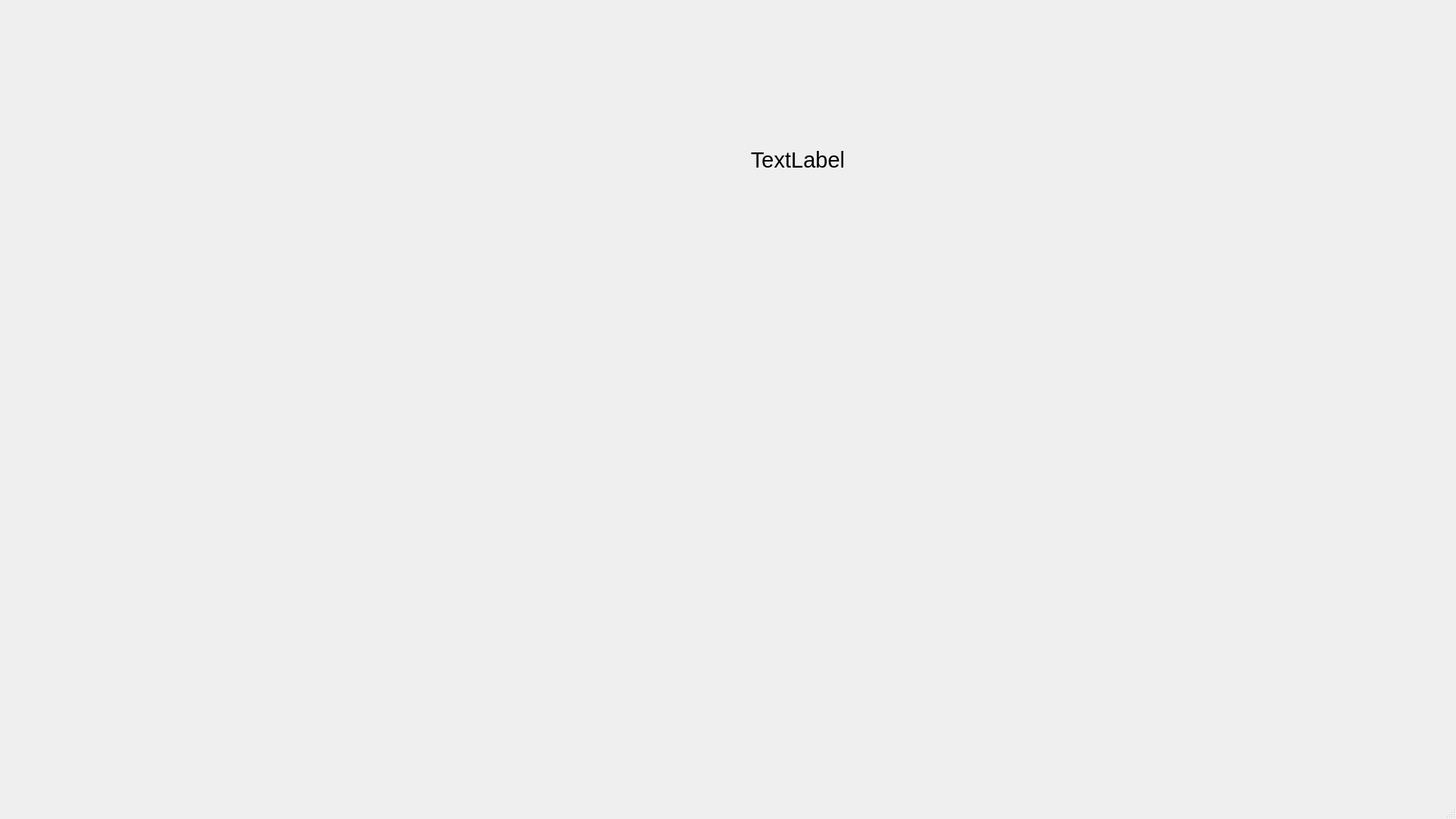
<?xml version="1.0" encoding="UTF-8"?>
<ui version="4.0">
 <class>MainWindow</class>
 <widget class="QMainWindow" name="MainWindow">
  <property name="geometry">
   <rect>
    <x>0</x>
    <y>0</y>
    <width>1920</width>
    <height>1080</height>
   </rect>
  </property>
  <property name="windowTitle">
   <string>MainWindow</string>
  </property>
  <widget class="QWidget" name="centralwidget">
   <widget class="QPushButton" name="pushButton">
    <property name="geometry">
     <rect>
      <x>1100</x>
      <y>727</y>
      <width>301</width>
      <height>251</height>
     </rect>
    </property>
    <property name="focusPolicy">
     <enum>Qt::FocusPolicy::NoFocus</enum>
    </property>
    <property name="styleSheet">
     <string notr="true">QPushButton {
background-image: url(:/new/prefix1/Resources/Group 33.png);
background-repeat: no-repeat;
background-position: center;
border: none;
outline: none;
}

QPushButton:pressed {
background-image: url(:/new/prefix1/Resources/Group 33 (1).png);
background-repeat: no-repeat;
background-position: center;
border: none;
outline: none;
}

</string>
    </property>
    <property name="text">
     <string/>
    </property>
   </widget>
   <widget class="QPushButton" name="pushButton_2">
    <property name="enabled">
     <bool>true</bool>
    </property>
    <property name="geometry">
     <rect>
      <x>1510</x>
      <y>727</y>
      <width>301</width>
      <height>251</height>
     </rect>
    </property>
    <property name="mouseTracking">
     <bool>false</bool>
    </property>
    <property name="focusPolicy">
     <enum>Qt::FocusPolicy::NoFocus</enum>
    </property>
    <property name="styleSheet">
     <string notr="true">QPushButton {
background-image: url(:/new/prefix1/Resources/Group 43.png);
background-repeat: no-repeat;
background-position: center;
border: none;
outline: none;
}

QPushButton:pressed {
background-image: url(:/new/prefix1/Resources/Group 43 (1).png);
background-repeat: no-repeat;
background-position: center;
border: none;
outline: none;
}

</string>
    </property>
    <property name="text">
     <string/>
    </property>
    <property name="flat">
     <bool>false</bool>
    </property>
   </widget>
   <widget class="QLabel" name="lbl1">
    <property name="geometry">
     <rect>
      <x>990</x>
      <y>180</y>
      <width>211</width>
      <height>61</height>
     </rect>
    </property>
    <property name="font">
     <font>
      <pointsize>22</pointsize>
     </font>
    </property>
    <property name="text">
     <string>TextLabel</string>
    </property>
   </widget>
   <widget class="QLabel" name="label">
    <property name="geometry">
     <rect>
      <x>0</x>
      <y>0</y>
      <width>1920</width>
      <height>1080</height>
     </rect>
    </property>
    <property name="text">
     <string/>
    </property>
    <property name="pixmap">
     <pixmap resource="res.qrc">:/new/prefix1/Resources/Frame 2.png</pixmap>
    </property>
   </widget>
   <zorder>label</zorder>
   <zorder>pushButton</zorder>
   <zorder>pushButton_2</zorder>
   <zorder>lbl1</zorder>
  </widget>
  <widget class="QMenuBar" name="menubar">
   <property name="geometry">
    <rect>
     <x>0</x>
     <y>0</y>
     <width>1920</width>
     <height>22</height>
    </rect>
   </property>
  </widget>
  <widget class="QStatusBar" name="statusbar"/>
 </widget>
 <resources>
  <include location="res.qrc"/>
 </resources>
 <connections/>
</ui>
